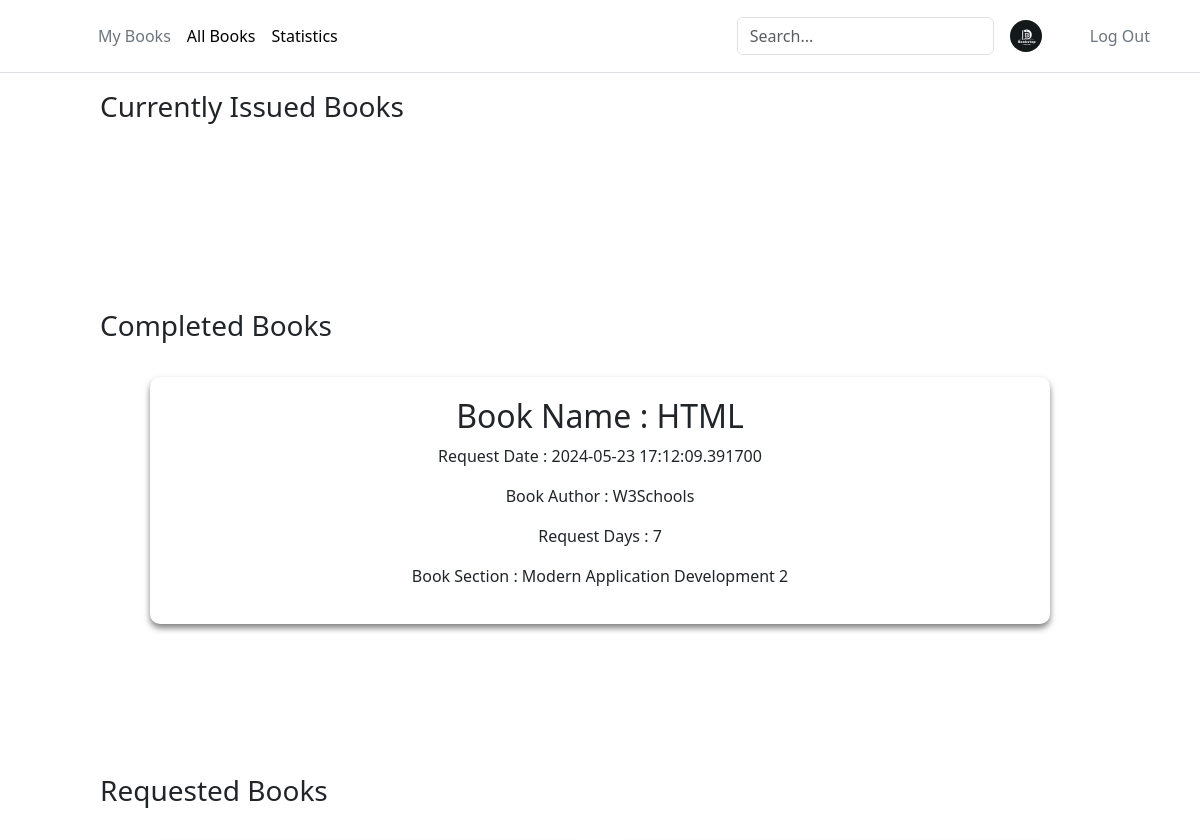
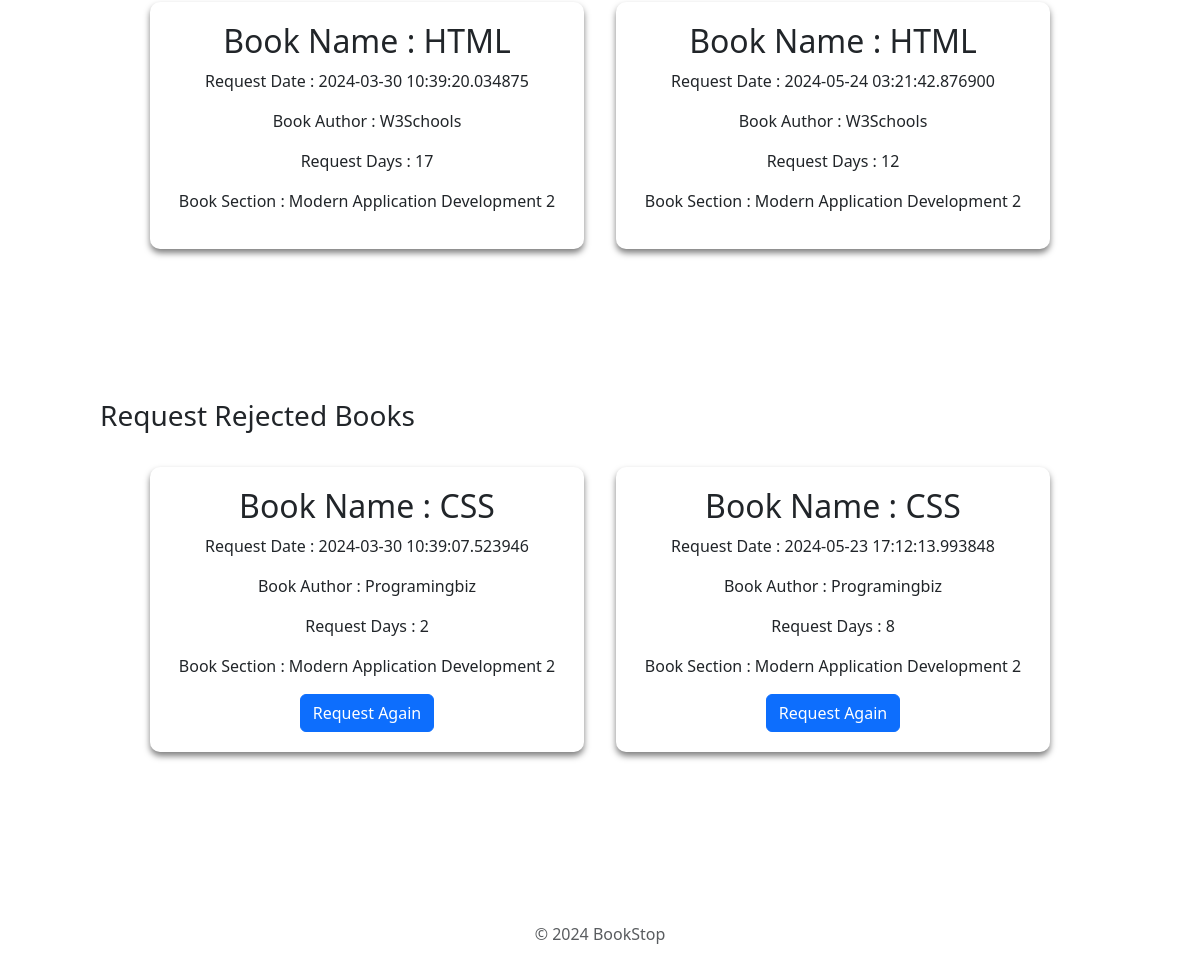
The page /myBooks (signed in) on the database its author committed (2 pictures, top to bottom).
### app.py (models this page shows)
class BookIssue(db.Model):
    __tablename__ = 'BookIssue'
    IssueId = db.Column(db.Integer, autoincrement=True, primary_key=True)
    UserId = db.Column(db.Integer, db.ForeignKey(User.UserId), nullable=False)
    BookId = db.Column(db.Integer, db.ForeignKey(Books.BookId), nullable=False)
    SectionId = db.Column(db.Integer, db.ForeignKey(Section.SectionId), nullable=False)
    RequestDate = db.Column(db.DateTime, nullable=False, default=datetime.datetime.utcnow)
    Days = db.Column(db.Integer, nullable=False)
    IssueDate = db.Column(db.String)
    IssueStatus = db.Column(db.String, nullable=False)
    LastIssueStatusDate = db.Column(db.String)

### app.py (the view, shortened to what this page needs)
@app.route("/myBooks", methods=["GET","POST"])
def myBooks():
    if 'user_id' not in session:
        return redirect(url_for('userLogin'))
    BookIssueMergeTable = BookIssueMerge.query.filter(
        BookIssueMerge.UserId == session['user_id'],
        BookIssueMerge.Section_Title.isnot(None),
        BookIssueMerge.Author.isnot(None),
        BookIssueMerge.Book_Title.isnot(None),
        BookIssueMerge.IssueStatus == "requested",
        BookIssueMerge.UserName.isnot(None)).all()
    ApprovedBookIssueMergeTable = BookIssueMerge.query.filter(
        BookIssueMerge.UserId == session['user_id'],
        BookIssueMerge.Section_Title.isnot(None),
        BookIssueMerge.Author.isnot(None),
        BookIssueMerge.Book_Title.isnot(None),
        BookIssueMerge.IssueStatus == "Approved",
        BookIssueMerge.UserName.isnot(None)).all()
    RejectedBookIssueMergeTable = BookIssueMerge.query.filter(
        BookIssueMerge.UserId == session['user_id'],
        BookIssueMerge.Section_Title.isnot(None),
        BookIssueMerge.Author.isnot(None),
        BookIssueMerge.Book_Title.isnot(None),
        BookIssueMerge.IssueStatus == "Rejected",
        BookIssueMerge.UserName.isnot(None)).all()
    ExpiredBookIssueMergeTable = BookIssueMerge.query.filter(
        BookIssueMerge.UserId == session['user_id'],
        BookIssueMerge.Section_Title.isnot(None),
        BookIssueMerge.Author.isnot(None),
        BookIssueMerge.Book_Title.isnot(None),
        BookIssueMerge.IssueStatus == "Expired",
        BookIssueMerge.UserName.isnot(None)).all()
    return render_template("myBooks.html", approvedBooks = ApprovedBookIssueMergeTable, rejectedBooks = RejectedBookIssueMergeTable, issueBooks = BookIssueMergeTable,
    expiredBooks = ExpiredBookIssueMergeTable)

### app/templates/myBooks.html (shortened to what this page needs)
<!DOCTYPE html>
<html lang="en">
  <head>
    <link rel="stylesheet" href="/static/add-section.css" />
    {% include 'bootstrap.html' %}
  </head>
  <body>
    <div>
      {% include 'header.html' %}
      <div>
        <h3 class="firstHeading">Currently Issued Books</h3>
        <div class="main-container">
        </div>
        <h3>Completed Books</h3>
        <div class="main-container">
          {% for book in expiredBooks %}
          <div class="section-container" id="1">
            <h2>Book Name : {{book.Book_Title}}</h2>
            <p>Request Date : {{book.RequestDate}}</p>
            <p>Book Author : {{book.Author}}</p>
            <p>Request Days : {{book.Days}}</p>
            <div>
              <p>Book Section : {{book.Section_Title}}</p>
            </div>
          </div>
          {% endfor %}
        </div>
        <h3>Requested Books</h3>
        <div class="main-container">
          {% for book in issueBooks %}
          <div class="section-container" id="1">
            <h2>Book Name : {{book.Book_Title}}</h2>
            <p>Request Date : {{book.RequestDate}}</p>
            <p>Book Author : {{book.Author}}</p>
            <p>Request Days : {{book.Days}}</p>
            <div>
              <p>Book Section : {{book.Section_Title}}</p>
            </div>
          </div>
          {% endfor %}
        </div>
        <h3>Request Rejected Books</h3>
        <div class="main-container">
          {% for book in rejectedBooks %}
          <div class="section-container" id="1">
            <h2>Book Name : {{book.Book_Title}}</h2>
            <p>Request Date : {{book.RequestDate}}</p>
            <p>Book Author : {{book.Author}}</p>
            <p>Request Days : {{book.Days}}</p>
            <div>
              <p>Book Section : {{book.Section_Title}}</p>
            </div>
            <form action="/myBooks" method="post" style="display: inline">
              <button type="submit" class="btn btn-primary">
                Request Again
              </button>
            </form>
          </div>
          {% endfor %}
        </div>
        {% include 'footer.html' %}
      </div>
    </div>
  </body>
</html>

### app/static/add-section.css (style rules this page uses)
body { background-color: #2d2a2e; margin: 0; }
.main-container { display: flex; flex-wrap: wrap; padding: 130px; align-items: flex-start; gap: 2em; margin: 20px; }
.section-container { background-color: rgba(255, 255, 255, 0.1); backdrop-filter: blur(10px); border-radius: 10px; padding: 20px 20px; box-shadow: 0 4px 6px rgba(0, 0, 0, 0.5); text-align: center; width: 20%; flex-grow: 1; }
.firstHeading { padding-top: 90px; padding-left: 100px; margin-bottom: -115px !important; }
h3 { padding-left: 100px; margin-bottom: -115px !important; }

### rows shown on the page
BookIssue: Book_Title "HTML", RequestDate "2024-05-23 17:12:09.391700", Author "W3Schools", Days "7", Section_Title "Modern Application Development 2"
BookIssue: Book_Title "HTML", RequestDate "2024-03-30 10:39:20.034875", Author "W3Schools", Days "17", Section_Title "Modern Application Development 2"
BookIssue: Book_Title "HTML", RequestDate "2024-05-24 03:21:42.876900", Author "W3Schools", Days "12", Section_Title "Modern Application Development 2"
BookIssue: Book_Title "CSS", RequestDate "2024-03-30 10:39:07.523946", Author "Programingbiz", Days "2", Section_Title "Modern Application Development 2"
BookIssue: Book_Title "CSS", RequestDate "2024-05-23 17:12:13.993848", Author "Programingbiz", Days "8", Section_Title "Modern Application Development 2"
